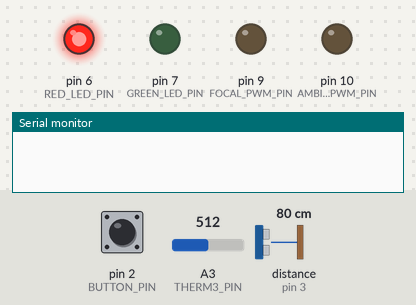
A sketch run on a simulated Arduino Uno, built with avr-gcc and run on an emulated ATmega328P. Shown: output pins drawn as LEDs (lit = HIGH), the last lines printed to the serial monitor. Wiring (inferred from the names in the program): ultrasonic range finder: trigger pin 5; echo pin 3. The inputs (shaded band) are chosen by the test bench; at power-on: A3 (THERM3_PIN) = 512, pin 2 (BUTTON_PIN) LOW, distance to the obstacle (sensor on pin 3) 80 cm. The echo pulse lasts 58.3 µs per cm; pins used as bus, display or sensor lines are not drawn.

Above: at 0.8 s.
0.9 s: A3 (THERM3_PIN) set to 306
3.9 s: A3 (THERM3_PIN) set to 511
At 5.1 s:
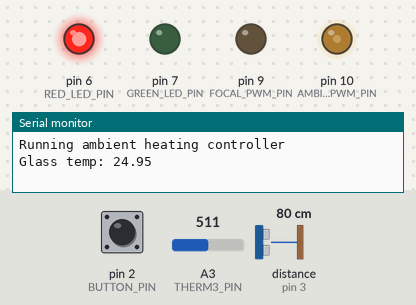
6.9 s: A3 (THERM3_PIN) set to 716
8.7 s: pin 2 (BUTTON_PIN) pulled HIGH for 0.15 s
14.8 s: pin 2 (BUTTON_PIN) pulled HIGH for 1 s
18.8 s: pin 2 (BUTTON_PIN) pulled HIGH for 3.2 s
Timing chart, 0 to 21.8 s (numbered marks = the images above; inputs shaded):
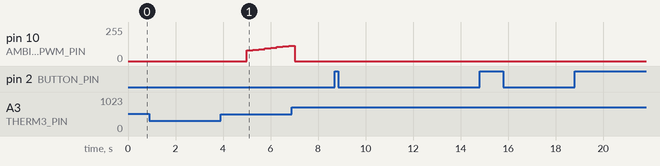

The sketch:

bare_minimum_test.ino
```cpp
/*******************************************************************************
 * bare_minimum_test.ino
 *
 * @date: 05/02/18
 *
 ******************************************************************************/

/* Thermistor Pins */
#define THERM1_PIN A1
#define THERM2_PIN A2
#define THERM3_PIN A3
#define THERM4_PIN A4
const int NUM_THERM = 4;

/* Thermistor Constants */
const int BETA = 3380;
const float ROOM_TEMP_K = 298.0;

/* Ultrasonic Sensor */
const int TRIG_PIN = 5;  // Ultrasonic sensor
const int ECHO_PIN = 3;  // Ultrasonic sensor
const int GREEN_LED_PIN = 7;
const int RED_LED_PIN = 6;
const int BUTTON_PIN = 2;
const int SETUP_TIME_S = 5;  // amount of time to calibrate the ultrasonic sensor
const float DIST_THRESHOLD = 1.3; // trigger the end of the test

/* Focal PWM Value */
const int FOCAL_PWM_PIN = 9;
const float FOCAL_PWM_VAL = 0.25 * 255;

/* Ambient PWM Value */
const int AMBIENT_PWM_PIN = 10;
const int KI_AMBIENT = 1;
const int KP_AMBIENT = 15;

/* Other constants */
const int SAFETY_CUTOFF_TEMP  = 49;  // safety temperature max
const int GLASS_TEMP_SETPOINT = 30; // setpoint temperature at glass

/**************************** Global Variables ********************************/
// TODO: cleanup global variables and add states structs
float thermistorPin[4] = {THERM1_PIN, THERM2_PIN, THERM3_PIN, THERM4_PIN};
float thermistorTemp[4] = {0.0, 0.0, 0.0, 0.0};
float distance;
float avgDistMM;
volatile int buttonState = 0;
int resetFlag = 0;
long timeEnd;
float tempEnd;
int ambientPWM;

/*************************** Function Declaration *****************************/
// sensors
float pollUltraSensor(int trigPin, int echoPin);
float calibrateUltraSensor(int trigPin, int echoPin, int setupTimeS);
float readThermistor(int pin);

// heaters
void writeToFocalHeater(int PWM);
void writeToAmbientHeater(int PWM);
int controllerAmbient(float ref_Temp_Ambient);

// interrupt routines
void reset_ISR();

/********************************* Setup **************************************/
void setup() {
  // thermistors
  pinMode(THERM1_PIN, INPUT);
  pinMode(THERM2_PIN, INPUT);
  pinMode(THERM3_PIN, INPUT);
  pinMode(THERM4_PIN, INPUT);

  // focal heating
  pinMode(FOCAL_PWM_PIN, OUTPUT);

  // ultrasonic
  pinMode(TRIG_PIN, OUTPUT);
  pinMode(ECHO_PIN, INPUT);
  pinMode(GREEN_LED_PIN, OUTPUT);
  pinMode(RED_LED_PIN, OUTPUT);

  // attach Interrupt on the button pin to wait for changing state
  attachInterrupt(digitalPinToInterrupt(BUTTON_PIN), reset_ISR, CHANGE);

  // calibrate the motion sensor once
  avgDistMM = calibrateUltraSensor(TRIG_PIN, ECHO_PIN, SETUP_TIME_S);

  // keep the focal heater off until the test
  writeToFocalHeater(0);
  writeToAmbientHeater(0);

  // start the serial monitor for debugging
  Serial.begin(9600);

  digitalWrite(RED_LED_PIN, HIGH);
  digitalWrite(GREEN_LED_PIN, LOW);

  Serial.println("Running ambient heating controller"); // for debugging

  /*****************************************************************************
   * PRE-TEST: RUN AMBIENT CONTROLLER TO WARM GLASS
   *
   * Before any tests can be run, the glass temperature must be at >= 30 deg C.
   * (1): read the current temperature from the thermistor.
   * (2): run the ambient controller to calculate a PWM.
   * (3): write the pwm value to the ambient heater MOSFET.
   * (4): delay for 250ms (4Hz)
   ****************************************************************************/
  while(thermistorTemp[2] < GLASS_TEMP_SETPOINT)
  {
    thermistorTemp[2] = readThermistor(thermistorPin[2]);
    ambientPWM = controllerAmbient(GLASS_TEMP_SETPOINT);
    writeToAmbientHeater(ambientPWM);
    Serial.print("Glass temp: ");
    Serial.println(thermistorTemp[2]);
    delay(250);
  }
  Serial.println("Ideal glass temperature reached.."); // for debugging

  digitalWrite(RED_LED_PIN, LOW); // turn the RED LED off
}

/********************************** loop **************************************/
void loop() {
  /*****************************************************************************
   * A. INTERRUPT RESET CASE
   *
   * When the reset button is pressed, the following routines run:
   * (1): calibrateUltraSensor(): distance to new patient hand is calibrated.
   * (2): pollUltraSensor(): Read distance once before entering main running
   *                         case.
   ****************************************************************************/
  if (buttonState == HIGH)
  {
    //reset the test if the reset button is pressed
    avgDistMM = calibrateUltraSensor(TRIG_PIN, ECHO_PIN, SETUP_TIME_S);
    // update distance before testing condition
    distance = pollUltraSensor(TRIG_PIN, ECHO_PIN);

    // if resetFlag == 1, the test has been successfull reset
    resetFlag = 1;
  }
  /*****************************************************************************
   * B. CHECK FOR AMBIENT HEATING
   *
   * No tests can be run until we reach the 30 deg C glass temperature. Just
   * run the ambient heating controller in a loop until the 30 deg C is reached.
   * (1): run ambient controller
   * (2): write to ambient heating controller
   ****************************************************************************/
  if(thermistorTemp[2] < GLASS_TEMP_SETPOINT) {
    thermistorTemp[2] = readThermistor(thermistorPin[2]);
    ambientPWM = controllerAmbient(GLASS_TEMP_SETPOINT);
    writeToAmbientHeater(ambientPWM);
  }
  /*****************************************************************************
   * C. MAIN RUNNING CASE
   *
   * The main running case checks for the following conditions:
   * (1): Motion sensor: distance read by ultrasonic is less than some threshold
   *                     value.
   * (2): resetFlag == 1: This indicates that the test has been successfully
   *                      initialized/reset.
   * (3): focalTemp < safety_temp: This indicates that the focal temperature at
   *                               the glass is at a safe temperature (<50degC)
   ****************************************************************************/
  if ((distance < DIST_THRESHOLD * avgDistMM  || resetFlag == 1) \
    && thermistorTemp[2] < SAFETY_CUTOFF_TEMP)
  {
    // 1. Reset the reset flag
    resetFlag = 0;

    // 2. Indicate the test is running
    digitalWrite(GREEN_LED_PIN, HIGH);
    Serial.print(millis());
    Serial.print("  ");

    // 3. Read the ultrasonic sensor for movement
    distance = pollUltraSensor(TRIG_PIN, ECHO_PIN);

    // 4. Read the thermistors one at a time
    for (int i = 0; i < NUM_THERM; i++)
    {
      thermistorTemp[i] = readThermistor(thermistorPin[i]);
      Serial.print(thermistorTemp[i]);
      Serial.print(", ");
    }
    Serial.println("; ");

    // 5. run the focal heater
    writeToFocalHeater(FOCAL_PWM_VAL);
  }
  /*****************************************************************************
   * D. STOP CONDITIONS REACHED or WAITING FOR RESET
   *
   * This is the intermediate state between the reset routine and the main
   * running case. This state will be triggered by either
   *    (1): motion detected
   *    (2): interrupt from button
   *    (3): maximum temperature is reached
   * if In this state the focal heater will be turned off, and the
   * test will be waiting for a reset.
   ****************************************************************************/
  else
  { // test stop condition has been triggered
    writeToFocalHeater(0); // turn the focal heater off
    Serial.print("Time end: ");
    Serial.print(timeEnd);
    Serial.print("  ");
    Serial.print("Temperature end: ");
    Serial.println(tempEnd);

    // Will stay in this case until the reset button is pressed.
    while (!buttonState) // while button state is low
    {
      // will run in this loop until the button is pressed again
      digitalWrite(GREEN_LED_PIN, LOW);
      digitalWrite(RED_LED_PIN, HIGH);
      // waiting for reset...
    }
  }
  /****************************************************************************/
}

/**
 * void reset_ISR()
 *
 * @param: none
 * @return: none
 */
void reset_ISR() {
  // reset the test
  buttonState = digitalRead(BUTTON_PIN);
  digitalWrite(RED_LED_PIN, HIGH);
  digitalWrite(GREEN_LED_PIN, LOW);

  tempEnd = thermistorTemp[0];
  timeEnd = millis();
}

/**
 * Calibrate the ultrasonic sensor with the distance to the stationary hand.
 * @param  trigPin    ultrasonic sensor
 * @param  echoPin    ultrasonic sensor
 * @param  setupTimeS calibration time
 * @return            average distance to stationary hand
 */
float calibrateUltraSensor(int trigPin, int echoPin, int setupTimeS) {
  int count = 0;
  long startTime;
  float dist_mm_calibrated = 0;

  setupTimeS *= 1000; // convert from seconds to milliseconds

  startTime = millis(); // get the start time
  digitalWrite(RED_LED_PIN, HIGH);

  while (millis() - startTime < setupTimeS)
  {
    dist_mm_calibrated += pollUltraSensor(trigPin, echoPin);
    count++;
  }
  // average the calibrated value
  dist_mm_calibrated /= count;
  digitalWrite(RED_LED_PIN, LOW);

  return dist_mm_calibrated;
}

/**
 * Poll the ultrasonic sensor.
 * @param  trigPin ultrasonic sensor
 * @param  echoPin ultrasonic sensor
 * @return         distance from sensor to object in mm
 */
float pollUltraSensor(int trigPin, int echoPin) {
  float dist_mm;    // distance in mm
  int duration_mcs; // duration in microseconds
  // Clears the TRIG_PIN
  digitalWrite(trigPin, LOW);
  delayMicroseconds(2);

  // Sets the TRIG_PIN on HIGH state for 10 micro seconds
  digitalWrite(trigPin, HIGH);
  delayMicroseconds(10);
  digitalWrite(trigPin, LOW);

  // Reads the ECHO_PIN, returns the sound wave travel time in microseconds
  duration_mcs = pulseIn(echoPin, HIGH);

  // Calculating the distance in mm
  dist_mm = duration_mcs * 0.034/2.0;

  return dist_mm;
}

/**
 * Read the thermistor for the voltage divider.
 * @param  pin analog pin to read from
 * @return     temperature in celsius
 */
float readThermistor(int pin) {
    // declare local variables
    float sensor_voltage, Thermistor_R;
    float tempK, tempC;
    float volts_raw = analogRead(pin);
    // read sensor voltage from the voltage divider
    sensor_voltage = 5.0/1024.0 * (float) volts_raw;

    // avoid a division by zero
    if (abs(sensor_voltage - 2.5) < 0.0001) Thermistor_R = 10000.0;
    else Thermistor_R = 10000.0 / ((1023.0/volts_raw) - 1.0);

    // thermistor resistance -> temperature in Kelvin (from datasheet)
    tempK = 1.0 / ((-1.0/BETA) * (log(Thermistor_R/10000.0)) + (1.0/ROOM_TEMP_K) );

    // temp, K -> temp, C
    tempC = tempK - 273.0;

    return tempC;
}

void writeToFocalHeater(int PWM) {
  analogWrite(FOCAL_PWM_PIN, PWM);
}

void writeToAmbientHeater(int PWM) {
  analogWrite(AMBIENT_PWM_PIN, PWM);
}

/*
 * int controllerAmbient(float ref_Temp_Ambient)
 *
 * Implement controller algorithim for the ambient heater to maintain
 * the housing temperature at ref_Temp_Ambient.
 */
int controllerAmbient(float ref_Temp_Ambient) {
  // static variables initialize once, the first time the function is called
  static float cumalitiveError = 0;
  static float I_term = 0;
  float P_term = 0;

  // update current error
  float currError = ref_Temp_Ambient - thermistorTemp[2];

  // sum up cumalitive error
  cumalitiveError += currError;

  // PI control
  I_term = KI_AMBIENT * cumalitiveError;
  P_term = KP_AMBIENT * currError;

  // keep control outputs between analogWrite bounds
  int control_output = (int) (I_term + P_term);
  if (control_output > 255) {
      control_output = 255;
  } else if (control_output < 0) {
      control_output = 0;
  }
  ambientPWM = control_output;

  return ambientPWM;
}
```

Measured:
- after the input at 0.9 s, every drawn part: stays the same
- after the input at 14.8 s, every drawn part: stays the same
